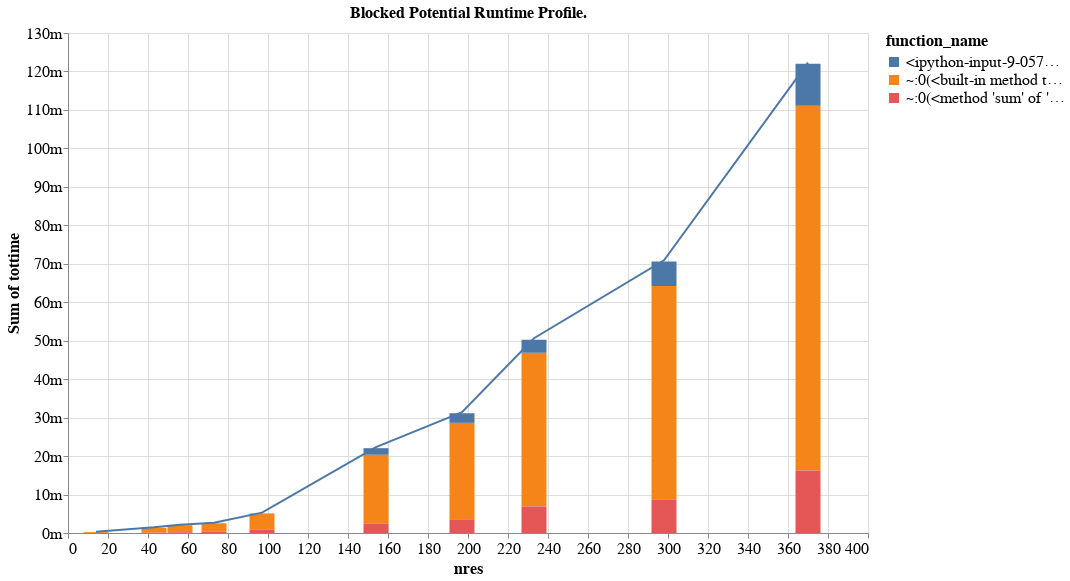

The notebook cell saved with this chart:
### Code cell
pdat = stat_profile(rosetta_score_results)
pdat = pdat.query("impl != 'rosetta'").query("impl=='blocked'")
rdat = pdat.query("tottime > 100e-6 and fractime > 1e-3")

encoding = dict(
    x="nres",
    y=altair.Y("sum(tottime)", axis=altair.Axis(format="s")),
    color="function_name",
)

c = (
    altair.Chart(rdat).mark_bar().encode(**encoding)
    + altair.Chart(pdat).mark_line().encode(x="nres", y="sum(tottime)")
).configure(bar={"continuousBandSize": 25})
c.title="Blocked Potential Runtime Profile."
c

### Figure 1 — Vega-Lite specification as saved in the notebook (floating-point values rounded to 4 significant figures; data arrays with more than 128 entries replaced by an {"elided": "..."} marker saying what was removed)
{"$schema": "https://vega.github.io/schema/vega-lite/v2.6.0.json", "config": {"axis": {"labelFontSize": 16, "titleFontSize": 16}, "bar": {"continuousBandSize": 25}, "header": {"labelFontSize": 16, "titleFontSize": 16}, "legend": {"labelFontSize": 16, "titleFontSize": 16}, "title": {"fontSize": 16}, "view": {"height": 500, "width": 800}}, "datasets": {"data-20b055b3feb2b505ffc1a9b3daf72963": {"elided": "460 records"}, "data-9fe471ced89fcee2c473f60bb34b6ec1": [{"cumtime": 0.004252, "cumtime_per": 0.004252, "device": "cpu", "fractime": 0.8042, "function_name": "~:0(<built-in method tmol_score_ljlk_cpp_potential_cpu.lj_intra>)", "impl": "blocked", "model": "BYSIZE_100", "name": "score.tmol_lj_cpu_cpp.blocked", "natoms": 1864, "ncalls": 1, "ncalls_recursion": "1", "nres": 97, "tottime": 0.004252, "tottime_per": 0.004252}, {"cumtime": 0.000839, "cumtime_per": 0.000839, "device": "cpu", "fractime": 0.1587, "function_name": "~:0(<method 'sum' of 'torch._C._TensorBase' objects>)", "impl": "blocked", "model": "BYSIZE_100", "name": "score.tmol_lj_cpu_cpp.blocked", "natoms": 1864, "ncalls": 1, "ncalls_recursion": "1", "nres": 97, "tottime": 0.000839, "tottime_per": 0.000839}, {"cumtime": 0.01792, "cumtime_per": 0.01792, "device": "cpu", "fractime": 0.8027, "function_name": "~:0(<built-in method tmol_score_ljlk_cpp_potential_cpu.lj_intra>)", "impl": "blocked", "model": "BYSIZE_150", "name": "score.tmol_lj_cpu_cpp.blocked", "natoms": 3016, "ncalls": 1, "ncalls_recursion": "1", "nres": 154, "tottime": 0.01792, "tottime_per": 0.01792}, {"cumtime": 0.002427, "cumtime_per": 0.002427, "device": "cpu", "fractime": 0.1087, "function_name": "~:0(<method 'sum' of 'torch._C._TensorBase' objects>)", "impl": "blocked", "model": "BYSIZE_150", "name": "score.tmol_lj_cpu_cpp.blocked", "natoms": 3016, "ncalls": 1, "ncalls_recursion": "1", "nres": 154, "tottime": 0.002427, "tottime_per": 0.002427}, {"cumtime": 0.02233, "cumtime_per": 0.02233, "device": "cpu", "fractime": 0.07622, "function_name": "<ipython-input-9-0579b6653eaf>:65(benchmark_score_graph)", "impl": "blocked", "model": "BYSIZE_150", "name": "score.tmol_lj_cpu_cpp.blocked", "natoms": 3016, "ncalls": 1, "ncalls_recursion": "1", "nres": 154, "tottime": 0.001702, "tottime_per": 0.001702}, {"cumtime": 0.001242, "cumtime_per": 0.001242, "device": "cpu", "fractime": 0.8398, "function_name": "~:0(<built-in method tmol_score_ljlk_cpp_potential_cpu.lj_intra>)", "impl": "blocked", "model": "BYSIZE_40", "name": "score.tmol_lj_cpu_cpp.blocked", "natoms": 816, "ncalls": 1, "ncalls_recursion": "1", "nres": 43, "tottime": 0.001242, "tottime_per": 0.001242}, {"cumtime": 0.000106, "cumtime_per": 0.000106, "device": "cpu", "fractime": 0.07167, "function_name": "~:0(<method 'sum' of 'torch._C._TensorBase' objects>)", "impl": "blocked", "model": "BYSIZE_40", "name": "score.tmol_lj_cpu_cpp.blocked", "natoms": 816, "ncalls": 1, "ncalls_recursion": "1", "nres": 43, "tottime": 0.000106, "tottime_per": 0.000106}, {"cumtime": 0.002214, "cumtime_per": 0.002214, "device": "cpu", "fractime": 0.8221, "function_name": "~:0(<built-in method tmol_score_ljlk_cpp_potential_cpu.lj_intra>)", "impl": "blocked", "model": "BYSIZE_75", "name": "score.tmol_lj_cpu_cpp.blocked", "natoms": 1368, "ncalls": 1, "ncalls_recursion": "1", "nres": 73, "tottime": 0.002214, "tottime_per": 0.002214}, {"cumtime": 0.000317, "cumtime_per": 0.000317, "device": "cpu", "fractime": 0.1177, "function_name": "~:0(<method 'sum' of 'torch._C._TensorBase' objects>)", "impl": "blocked", "model": "BYSIZE_75", "name": "score.tmol_lj_cpu_cpp.blocked", "natoms": 1368, "ncalls": 1, "ncalls_recursion": "1", "nres": 73, "tottime": 0.000317, "tottime_per": 0.000317}, {"cumtime": 0.001822, "cumtime_per": 0.001822, "device": "cpu", "fractime": 0.8396, "function_name": "~:0(<built-in method tmol_score_ljlk_cpp_potential_cpu.lj_intra>)", "impl": "blocked", "model": "BYSIZE_55", "name": "score.tmol_lj_cpu_cpp.blocked", "natoms": 1080, "ncalls": 1, "ncalls_recursion": "1", "nres": 56, "tottime": 0.001822, "tottime_per": 0.001822}, {"cumtime": 0.000191, "cumtime_per": 0.000191, "device": "cpu", "fractime": 0.08802, "function_name": "~:0(<method 'sum' of 'torch._C._TensorBase' objects>)", "impl": "blocked", "model": "BYSIZE_55", "name": "score.tmol_lj_cpu_cpp.blocked", "natoms": 1080, "ncalls": 1, "ncalls_recursion": "1", "nres": 56, "tottime": 0.000191, "tottime_per": 0.000191}, {"cumtime": 0.000216, "cumtime_per": 0.000216, "device": "cpu", "fractime": 0.6667, "function_name": "~:0(<built-in method tmol_score_ljlk_cpp_potential_cpu.lj_intra>)", "impl": "blocked", "model": "BYSIZE_15", "name": "score.tmol_lj_cpu_cpp.blocked", "natoms": 264, "ncalls": 1, "ncalls_recursion": "1", "nres": 14, "tottime": 0.000216, "tottime_per": 0.000216}, {"cumtime": 0.09481, "cumtime_per": 0.09481, "device": "cpu", "fractime": 0.7751, "function_name": "~:0(<built-in method tmol_score_ljlk_cpp_potential_cpu.lj_intra>)", "impl": "blocked", "model": "BYSIZE_400", "name": "score.tmol_lj_cpu_cpp.blocked", "natoms": 7176, "ncalls": 1, "ncalls_recursion": "1", "nres": 370, "tottime": 0.09481, "tottime_per": 0.09481}, {"cumtime": 0.01626, "cumtime_per": 0.01626, "device": "cpu", "fractime": 0.1329, "function_name": "~:0(<method 'sum' of 'torch._C._TensorBase' objects>)", "impl": "blocked", "model": "BYSIZE_400", "name": "score.tmol_lj_cpu_cpp.blocked", "natoms": 7176, "ncalls": 1, "ncalls_recursion": "1", "nres": 370, "tottime": 0.01626, "tottime_per": 0.01626}, {"cumtime": 0.1223, "cumtime_per": 0.1223, "device": "cpu", "fractime": 0.08921, "function_name": "<ipython-input-9-0579b6653eaf>:65(benchmark_score_graph)", "impl": "blocked", "model": "BYSIZE_400", "name": "score.tmol_lj_cpu_cpp.blocked", "natoms": 7176, "ncalls": 1, "ncalls_recursion": "1", "nres": 370, "tottime": 0.01091, "tottime_per": 0.01091}, {"cumtime": 0.03994, "cumtime_per": 0.03994, "device": "cpu", "fractime": 0.7888, "function_name": "~:0(<built-in method tmol_score_ljlk_cpp_potential_cpu.lj_intra>)", "impl": "blocked", "model": "BYSIZE_250", "name": "score.tmol_lj_cpu_cpp.blocked", "natoms": 4128, "ncalls": 1, "ncalls_recursion": "1", "nres": 233, "tottime": 0.03994, "tottime_per": 0.03994}, {"cumtime": 0.006924, "cumtime_per": 0.006924, "device": "cpu", "fractime": 0.1367, "function_name": "~:0(<method 'sum' of 'torch._C._TensorBase' objects>)", "impl": "blocked", "model": "BYSIZE_250", "name": "score.tmol_lj_cpu_cpp.blocked", "natoms": 4128, "ncalls": 1, "ncalls_recursion": "1", "nres": 233, "tottime": 0.006924, "tottime_per": 0.006924}, {"cumtime": 0.05063, "cumtime_per": 0.05063, "device": "cpu", "fractime": 0.06677, "function_name": "<ipython-input-9-0579b6653eaf>:65(benchmark_score_graph)", "impl": "blocked", "model": "BYSIZE_250", "name": "score.tmol_lj_cpu_cpp.blocked", "natoms": 4128, "ncalls": 1, "ncalls_recursion": "1", "nres": 233, "tottime": 0.003381, "tottime_per": 0.003381}, {"cumtime": 0.02511, "cumtime_per": 0.02511, "device": "cpu", "fractime": 0.7993, "function_name": "~:0(<built-in method tmol_score_ljlk_cpp_potential_cpu.lj_intra>)", "impl": "blocked", "model": "BYSIZE_200", "name": "score.tmol_lj_cpu_cpp.blocked", "natoms": 3600, "ncalls": 1, "ncalls_recursion": "1", "nres": 197, "tottime": 0.02511, "tottime_per": 0.02511}, {"cumtime": 0.003535, "cumtime_per": 0.003535, "device": "cpu", "fractime": 0.1125, "function_name": "~:0(<method 'sum' of 'torch._C._TensorBase' objects>)", "impl": "blocked", "model": "BYSIZE_200", "name": "score.tmol_lj_cpu_cpp.blocked", "natoms": 3600, "ncalls": 1, "ncalls_recursion": "1", "nres": 197, "tottime": 0.003535, "tottime_per": 0.003535}, {"cumtime": 0.03142, "cumtime_per": 0.03142, "device": "cpu", "fractime": 0.07919, "function_name": "<ipython-input-9-0579b6653eaf>:65(benchmark_score_graph)", "impl": "blocked", "model": "BYSIZE_200", "name": "score.tmol_lj_cpu_cpp.blocked", "natoms": 3600, "ncalls": 1, "ncalls_recursion": "1", "nres": 197, "tottime": 0.002488, "tottime_per": 0.002488}, {"cumtime": 0.0555, "cumtime_per": 0.0555, "device": "cpu", "fractime": 0.7826, "function_name": "~:0(<built-in method tmol_score_ljlk_cpp_potential_cpu.lj_intra>)", "impl": "blocked", "model": "BYSIZE_300", "name": "score.tmol_lj_cpu_cpp.blocked", "natoms": 5408, "ncalls": 1, "ncalls_recursion": "1", "nres": 298, "tottime": 0.0555, "tottime_per": 0.0555}, {"cumtime": 0.008722, "cumtime_per": 0.008722, "device": "cpu", "fractime": 0.123, "function_name": "~:0(<method 'sum' of 'torch._C._TensorBase' objects>)", "impl": "blocked", "model": "BYSIZE_300", "name": "score.tmol_lj_cpu_cpp.blocked", "natoms": 5408, "ncalls": 1, "ncalls_recursion": "1", "nres": 298, "tottime": 0.008722, "tottime_per": 0.008722}, {"cumtime": 0.07091, "cumtime_per": 0.07091, "device": "cpu", "fractime": 0.08976, "function_name": "<ipython-input-9-0579b6653eaf>:65(benchmark_score_graph)", "impl": "blocked", "model": "BYSIZE_300", "name": "score.tmol_lj_cpu_cpp.blocked", "natoms": 5408, "ncalls": 1, "ncalls_recursion": "1", "nres": 298, "tottime": 0.006365, "tottime_per": 0.006365}]}, "layer": [{"data": {"name": "data-9fe471ced89fcee2c473f60bb34b6ec1"}, "encoding": {"color": {"field": "function_name", "type": "nominal"}, "x": {"field": "nres", "type": "quantitative"}, "y": {"aggregate": "sum", "axis": {"format": "s"}, "field": "tottime", "type": "quantitative"}}, "mark": "bar"}, {"data": {"name": "data-20b055b3feb2b505ffc1a9b3daf72963"}, "encoding": {"x": {"field": "nres", "type": "quantitative"}, "y": {"aggregate": "sum", "field": "tottime", "type": "quantitative"}}, "mark": "line"}], "title": "Blocked Potential Runtime Profile."}
